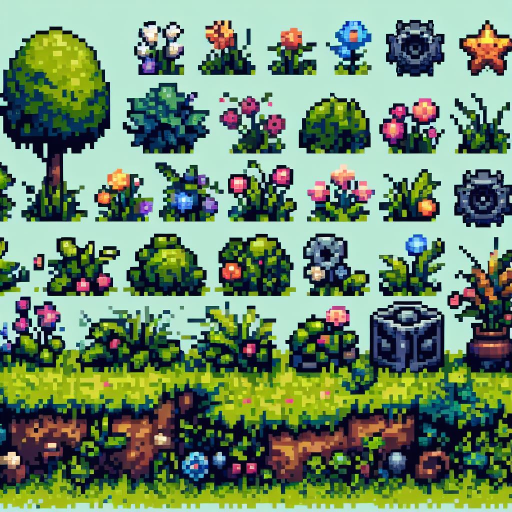
#> input picture test/Images/pixel1.jpeg, 1024 x 1024 px, found by its file name (shown at 1/2 size)
$ python median_cut_testing.py
#> lines starting #> are read from the running program, lines starting #| are printed output that depends on the picture
import numpy as np
from PIL import Image
from sklearn.cluster import KMeans


def quantize_image(image, num_colors):
    # Convert image to numpy array
    image_np = np.array(image)
    # Reshape image array to 2D array
    pixels = image_np.reshape((-1, 3))

    # Perform k-means clustering
    kmeans = KMeans(n_clusters=num_colors)
    kmeans.fit(pixels)

    # Replace pixel values with cluster centroids
    new_pixels = kmeans.cluster_centers_[kmeans.labels_]

    # Reshape pixels back to original image shape
    quantized_image_np = new_pixels.reshape(image_np.shape).astype('uint8')

    # Convert numpy array back to PIL Image
    quantized_image = Image.fromarray(quantized_image_np)

    return quantized_image


if __name__ == "__main__":
    # Example usage
    input_image_path = "..\\pixel1.jpeg"
    output_path = "..\\final_image.png"
    scale_factor = 0.5  # Scale down by 50%
    num_colors = 64  # Increase the number of colors for better representation

    # Open image
    image = Image.open(input_image_path)
#> image is the input picture: PIL image 1024x1024 RGB; mean R, G, B 111.8, 138.1, 109.4
    # Resize image
    original_width, original_height = image.size
#> original_width = 1024; original_height = 1024
    new_width = int(original_width * scale_factor)
#> new_width = 512
    new_height = int(original_height * scale_factor)
#> new_height = 512
    new_size = (new_width, new_height)
#> new_size = (512, 512)
    resized_image = image.resize(new_size, resample=Image.NEAREST)
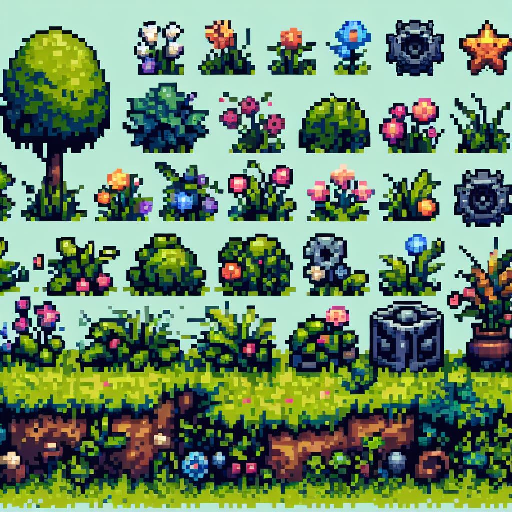
#> resized_image: PIL image 512x512 RGB; mean R, G, B 112, 138.4, 109.6
    # Quantize image with k-means clustering
    quantized_image = quantize_image(resized_image, num_colors)
    # Save the final image as PNG
    quantized_image.save(output_path, format="PNG")

$ run again, with test/Images/pixel2.jpeg copied over test/Images/pixel1.jpeg
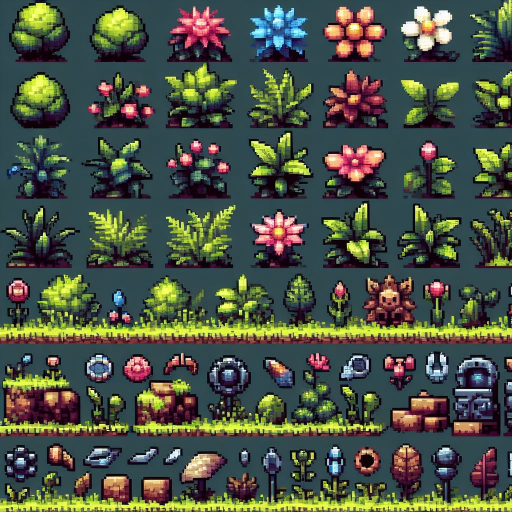
#> input picture test/Images/pixel2.jpeg, 1024 x 1024 px, found by its file name (shown at 1/2 size)
#> image is the input picture: PIL image 1024x1024 RGB; mean R, G, B 74.6, 82.9, 69.7
#> `resized_image = image.resize(new_size, resample=Image.NEAREST)`:
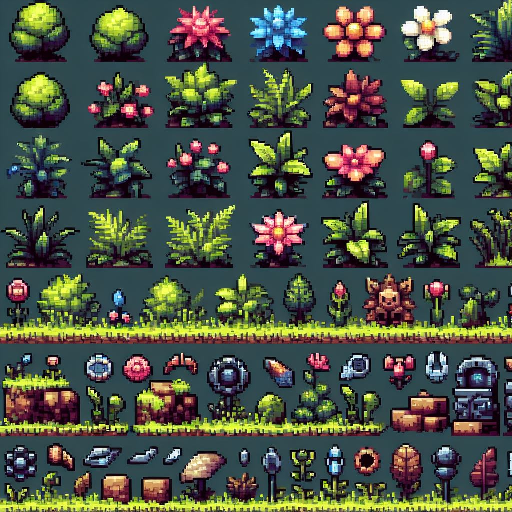
#> resized_image: PIL image 512x512 RGB; mean R, G, B 75, 83.3, 70.1
